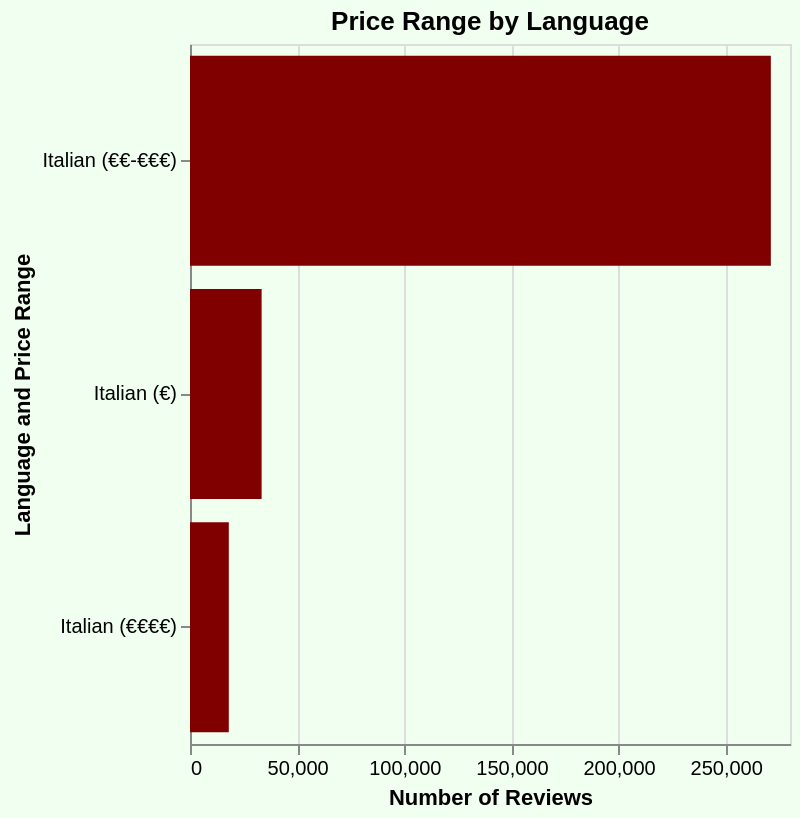

The Vega-Lite source for this figure:
### Vega-Lite specification from a JSON file in a GitHub repository (floating-point values rounded to 4 significant figures)
{"config": {"view": {"continuousWidth": 300, "continuousHeight": 300}}, "data": {"name": "data-1deb1e66037584da0694e349c09cfd99"}, "mark": {"type": "bar", "color": "#800000"}, "background": "#f0fff0", "encoding": {"tooltip": [{"field": "count_reviews", "type": "quantitative"}], "x": {"field": "count_reviews", "title": "Number of Reviews", "type": "quantitative"}, "y": {"field": "language_price_range", "sort": "-x", "title": "Language and Price Range", "type": "nominal"}}, "height": 350, "params": [{"name": "param_58", "select": {"type": "point", "fields": ["language"]}, "bind": {"input": "select", "options": ["Italian", "English", "French", "Spanish", "German", "Portuguese", "Dutch", "Russian", "Swedish", "Danish", "Greek", "Norwegian", "Polish", "Japanese", "Hebrew", "Turkish", "Chinese", "Korean", "Hungarian", "Finnish", "Czech", "Latin", "Croatian", "Arabic", "Slovak", "Aragonese", "Occitan", "Galician", "Lithuanian", "Luxembourgish"], "name": "Language"}, "value": "Italian"}], "title": "Price Range by Language", "transform": [{"filter": {"param": "param_58"}}], "width": "container", "$schema": "https://vega.github.io/schema/vega-lite/v5.17.0.json", "datasets": {"data-1deb1e66037584da0694e349c09cfd99": [{"langid": "it", "rest_price_range_TA": "€€-€€€", "count_reviews": 271061, "language": "Italian", "language_price_range": "Italian (€€-€€€)"}, {"langid": "en", "rest_price_range_TA": "€€-€€€", "count_reviews": 84779, "language": "English", "language_price_range": "English (€€-€€€)"}, {"langid": "it", "rest_price_range_TA": "€", "count_reviews": 33423, "language": "Italian", "language_price_range": "Italian (€)"}, {"langid": "fr", "rest_price_range_TA": "€€-€€€", "count_reviews": 27585, "language": "French", "language_price_range": "French (€€-€€€)"}, {"langid": "it", "rest_price_range_TA": "€€€€", "count_reviews": 18109, "language": "Italian", "language_price_range": "Italian (€€€€)"}, {"langid": "es", "rest_price_range_TA": "€€-€€€", "count_reviews": 17962, "language": "Spanish", "language_price_range": "Spanish (€€-€€€)"}, {"langid": "en", "rest_price_range_TA": "€", "count_reviews": 12961, "language": "English", "language_price_range": "English (€)"}, {"langid": "en", "rest_price_range_TA": "€€€€", "count_reviews": 9025, "language": "English", "language_price_range": "English (€€€€)"}, {"langid": "de", "rest_price_range_TA": "€€-€€€", "count_reviews": 7295, "language": "German", "language_price_range": "German (€€-€€€)"}, {"langid": "es", "rest_price_range_TA": "€", "count_reviews": 5505, "language": "Spanish", "language_price_range": "Spanish (€)"}, {"langid": "pt", "rest_price_range_TA": "€€-€€€", "count_reviews": 5373, "language": "Portuguese", "language_price_range": "Portuguese (€€-€€€)"}, {"langid": "fr", "rest_price_range_TA": "€", "count_reviews": 5064, "language": "French", "language_price_range": "French (€)"}, {"langid": "nl", "rest_price_range_TA": "€€-€€€", "count_reviews": 3965, "language": "Dutch", "language_price_range": "Dutch (€€-€€€)"}, {"langid": "ru", "rest_price_range_TA": "€€-€€€", "count_reviews": 3116, "language": "Russian", "language_price_range": "Russian (€€-€€€)"}, {"langid": "fr", "rest_price_range_TA": "€€€€", "count_reviews": 1682, "language": "French", "language_price_range": "French (€€€€)"}, {"langid": "de", "rest_price_range_TA": "€", "count_reviews": 1289, "language": "German", "language_price_range": "German (€)"}, {"langid": "sv", "rest_price_range_TA": "€€-€€€", "count_reviews": 1258, "language": "Swedish", "language_price_range": "Swedish (€€-€€€)"}, {"langid": "da", "rest_price_range_TA": "€€-€€€", "count_reviews": 1223, "language": "Danish", "language_price_range": "Danish (€€-€€€)"}, {"langid": "el", "rest_price_range_TA": "€€-€€€", "count_reviews": 1205, "language": "Greek", "language_price_range": "Greek (€€-€€€)"}, {"langid": "pt", "rest_price_range_TA": "€", "count_reviews": 1051, "language": "Portuguese", "language_price_range": "Portuguese (€)"}, {"langid": "no", "rest_price_range_TA": "€€-€€€", "count_reviews": 1025, "language": "Norwegian", "language_price_range": "Norwegian (€€-€€€)"}, {"langid": "es", "rest_price_range_TA": "€€€€", "count_reviews": 985, "language": "Spanish", "language_price_range": "Spanish (€€€€)"}, {"langid": "pl", "rest_price_range_TA": "€€-€€€", "count_reviews": 928, "language": "Polish", "language_price_range": "Polish (€€-€€€)"}, {"langid": "ja", "rest_price_range_TA": "€€-€€€", "count_reviews": 674, "language": "Japanese", "language_price_range": "Japanese (€€-€€€)"}, {"langid": "nl", "rest_price_range_TA": "€", "count_reviews": 652, "language": "Dutch", "language_price_range": "Dutch (€)"}, {"langid": "ru", "rest_price_range_TA": "€", "count_reviews": 593, "language": "Russian", "language_price_range": "Russian (€)"}, {"langid": "de", "rest_price_range_TA": "€€€€", "count_reviews": 570, "language": "German", "language_price_range": "German (€€€€)"}, {"langid": "pt", "rest_price_range_TA": "€€€€", "count_reviews": 519, "language": "Portuguese", "language_price_range": "Portuguese (€€€€)"}, {"langid": "he", "rest_price_range_TA": "€€-€€€", "count_reviews": 472, "language": "Hebrew", "language_price_range": "Hebrew (€€-€€€)"}, {"langid": "pl", "rest_price_range_TA": "€", "count_reviews": 412, "language": "Polish", "language_price_range": "Polish (€)"}, {"langid": "tr", "rest_price_range_TA": "€€-€€€", "count_reviews": 389, "language": "Turkish", "language_price_range": "Turkish (€€-€€€)"}, {"langid": "ru", "rest_price_range_TA": "€€€€", "count_reviews": 342, "language": "Russian", "language_price_range": "Russian (€€€€)"}, {"langid": "zh", "rest_price_range_TA": "€€-€€€", "count_reviews": 331, "language": "Chinese", "language_price_range": "Chinese (€€-€€€)"}, {"langid": "ko", "rest_price_range_TA": "€€-€€€", "count_reviews": 302, "language": "Korean", "language_price_range": "Korean (€€-€€€)"}, {"langid": "nl", "rest_price_range_TA": "€€€€", "count_reviews": 285, "language": "Dutch", "language_price_range": "Dutch (€€€€)"}, {"langid": "el", "rest_price_range_TA": "€", "count_reviews": 285, "language": "Greek", "language_price_range": "Greek (€)"}, {"langid": "hu", "rest_price_range_TA": "€€-€€€", "count_reviews": 219, "language": "Hungarian", "language_price_range": "Hungarian (€€-€€€)"}, {"langid": "sv", "rest_price_range_TA": "€", "count_reviews": 201, "language": "Swedish", "language_price_range": "Swedish (€)"}, {"langid": "fi", "rest_price_range_TA": "€€-€€€", "count_reviews": 171, "language": "Finnish", "language_price_range": "Finnish (€€-€€€)"}, {"langid": "da", "rest_price_range_TA": "€", "count_reviews": 165, "language": "Danish", "language_price_range": "Danish (€)"}, {"langid": "cs", "rest_price_range_TA": "€€-€€€", "count_reviews": 159, "language": "Czech", "language_price_range": "Czech (€€-€€€)"}, {"langid": "no", "rest_price_range_TA": "€", "count_reviews": 140, "language": "Norwegian", "language_price_range": "Norwegian (€)"}, {"langid": "tr", "rest_price_range_TA": "€", "count_reviews": 128, "language": "Turkish", "language_price_range": "Turkish (€)"}, {"langid": "no", "rest_price_range_TA": "€€€€", "count_reviews": 121, "language": "Norwegian", "language_price_range": "Norwegian (€€€€)"}, {"langid": "da", "rest_price_range_TA": "€€€€", "count_reviews": 120, "language": "Danish", "language_price_range": "Danish (€€€€)"}, {"langid": "la", "rest_price_range_TA": "€€-€€€", "count_reviews": 111, "language": "Latin", "language_price_range": "Latin (€€-€€€)"}, {"langid": "ja", "rest_price_range_TA": "€", "count_reviews": 108, "language": "Japanese", "language_price_range": "Japanese (€)"}, {"langid": "sv", "rest_price_range_TA": "€€€€", "count_reviews": 104, "language": "Swedish", "language_price_range": "Swedish (€€€€)"}, {"langid": "el", "rest_price_range_TA": "€€€€", "count_reviews": 98, "language": "Greek", "language_price_range": "Greek (€€€€)"}, {"langid": "he", "rest_price_range_TA": "€", "count_reviews": 91, "language": "Hebrew", "language_price_range": "Hebrew (€)"}, {"langid": "zh", "rest_price_range_TA": "€", "count_reviews": 85, "language": "Chinese", "language_price_range": "Chinese (€)"}, {"langid": "hu", "rest_price_range_TA": "€", "count_reviews": 77, "language": "Hungarian", "language_price_range": "Hungarian (€)"}, {"langid": "ja", "rest_price_range_TA": "€€€€", "count_reviews": 74, "language": "Japanese", "language_price_range": "Japanese (€€€€)"}, {"langid": "hr", "rest_price_range_TA": "€€-€€€", "count_reviews": 65, "language": "Croatian", "language_price_range": "Croatian (€€-€€€)"}, {"langid": "ko", "rest_price_range_TA": "€", "count_reviews": 63, "language": "Korean", "language_price_range": "Korean (€)"}, {"langid": "ar", "rest_price_range_TA": "€€-€€€", "count_reviews": 61, "language": "Arabic", "language_price_range": "Arabic (€€-€€€)"}, {"langid": "sk", "rest_price_range_TA": "€€-€€€", "count_reviews": 56, "language": "Slovak", "language_price_range": "Slovak (€€-€€€)"}, {"langid": "zh", "rest_price_range_TA": "€€€€", "count_reviews": 50, "language": "Chinese", "language_price_range": "Chinese (€€€€)"}, {"langid": "he", "rest_price_range_TA": "€€€€", "count_reviews": 45, "language": "Hebrew", "language_price_range": "Hebrew (€€€€)"}, {"langid": "cs", "rest_price_range_TA": "€", "count_reviews": 44, "language": "Czech", "language_price_range": "Czech (€)"}, {"langid": "an", "rest_price_range_TA": "€€-€€€", "count_reviews": 41, "language": "Aragonese", "language_price_range": "Aragonese (€€-€€€)"}, {"langid": "tr", "rest_price_range_TA": "€€€€", "count_reviews": 37, "language": "Turkish", "language_price_range": "Turkish (€€€€)"}, {"langid": "pl", "rest_price_range_TA": "€€€€", "count_reviews": 35, "language": "Polish", "language_price_range": "Polish (€€€€)"}, {"langid": "fi", "rest_price_range_TA": "€", "count_reviews": 32, "language": "Finnish", "language_price_range": "Finnish (€)"}, {"langid": "ko", "rest_price_range_TA": "€€€€", "count_reviews": 19, "language": "Korean", "language_price_range": "Korean (€€€€)"}, {"langid": "sk", "rest_price_range_TA": "€", "count_reviews": 15, "language": "Slovak", "language_price_range": "Slovak (€)"}, {"langid": "la", "rest_price_range_TA": "€", "count_reviews": 15, "language": "Latin", "language_price_range": "Latin (€)"}, {"langid": "hr", "rest_price_range_TA": "€", "count_reviews": 15, "language": "Croatian", "language_price_range": "Croatian (€)"}, {"langid": "oc", "rest_price_range_TA": "€€-€€€", "count_reviews": 13, "language": "Occitan", "language_price_range": "Occitan (€€-€€€)"}, {"langid": "ar", "rest_price_range_TA": "€", "count_reviews": 13, "language": "Arabic", "language_price_range": "Arabic (€)"}, {"langid": "gl", "rest_price_range_TA": "€€-€€€", "count_reviews": 12, "language": "Galician", "language_price_range": "Galician (€€-€€€)"}, {"langid": "lt", "rest_price_range_TA": "€€-€€€", "count_reviews": 11, "language": "Lithuanian", "language_price_range": "Lithuanian (€€-€€€)"}, {"langid": "lb", "rest_price_range_TA": "€€-€€€", "count_reviews": 11, "language": "Luxembourgish", "language_price_range": "Luxembourgish (€€-€€€)"}]}}
